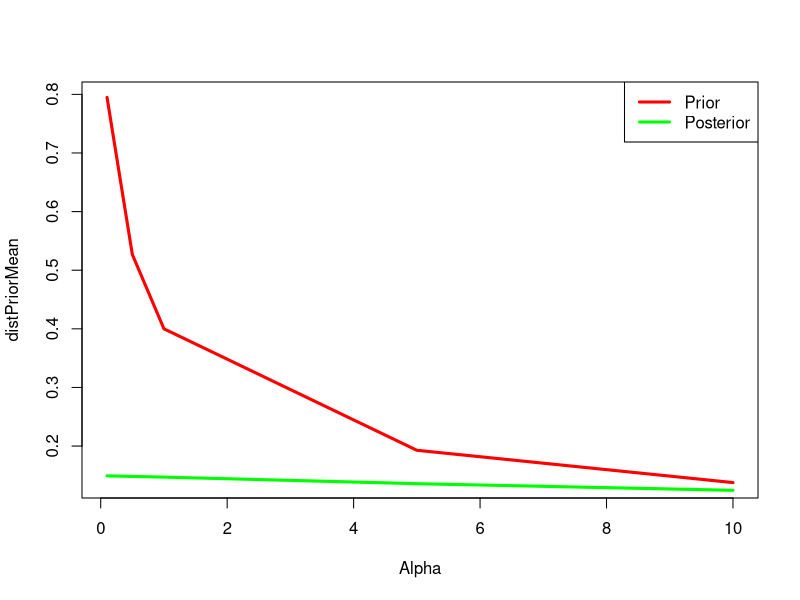

Here is the R script that generated this plot:
library(quadprog)

rDirichlet = function(n, alpha){
  l = length(alpha)
  x = matrix(rgamma(l * n, alpha), ncol = l, byrow = TRUE)
  sm = rowSums(x)
  return(x/sm)
}

k = c(59,48,44,43,25, 21,14,4,46,44, 54,49,48,47,64, 58,32,30,31,41)
X = matrix(k, 4,5)  #note: **NOT** byrow=T

E = matrix(0,4,20)   # Equality restriction matrix E
for (i in 1:4) {E[i,seq(i,20,4)] = 1}

IE = matrix(0,12,20) # Inequality restriction matrix E
for (i in 1:3){
 for (j in 1:4){
   m = matrix(0,4,5)
   m[i,1:j] = 1
   m[(i+1),1:j] = -1
   ind = 4*(i-1)+j
   IE[ind,] = c(m)
 }
}
A = rbind(E, -IE) # Total matrix
bvec = c(rep(1,4),rep(0,12))


Dmat = diag(length(k))
Amat = t(A)
a = 1 


# Generate posterior samples:
N = 8000
piPost = array(0,dim=c(4,5,N))
for (i in 1:4){
  piPost[i,,] = t(rDirichlet(N, alpha = (X[i,]+a)))
}
piPostMean = apply(piPost, c(1,2), mean)

# Project posterior samples:
piPostProj = array(0,dim=c(4,5,N))
distPost = double(N)
for (n in 1:N){
  sol = solve.QP(Dmat, c(piPost[,,n]), Amat, bvec, meq = 4)$solution
  piPostProj[,,n] = matrix(sol,4,5)
  distPost[n] = norm(piPost[,,n]-piPostProj[,,n], type = "F")
}
piPostProjMean = apply(piPostProj, c(1,2), mean)

# Bias:
predicted_means = array(0,dim=c(4,5))
for (i in 1:4){predicted_means[i,] = rowSums(X)[i]*piPostMean[i,]}
mean(abs(X-predicted_means))

predicted_means_proj = array(0,dim=c(4,5))
for (i in 1:4){
  predicted_means_proj[i,] = rowSums(X)[i]*piPostProjMean[i,]
}
mean(abs(X-predicted_means_proj))









# ================================================================================================
# ================================================================================================

# OTHER STUFF

## Generate prior samples:
piPrior = array(0,dim=c(4,5,N))
for (i in 1:4){
  piPrior[i,,] = t(rDirichlet(N, alpha = rep(a,5)))
}

# Find prior mean:
piPriorMean = apply(piPrior,1:2, mean)
piPriorCum = t(apply(matrix(piPriorMean, 4, 5), 1, cumsum)) # Sanity check: Last column is 1

# Project prior samples:
piPriorProj = array(0,dim=c(4,5,N))
distPrior = double(N)
for (n in 1:N){
  temp = c(piPrior[,,n])
  sol = solve.QP(Dmat, temp, Amat, bvec, meq = 4)$solution
  piPriorProj[,,n] = matrix(sol,4,5)
  
  distPrior[n] = norm(piPrior[,,n]-piPriorProj[,,n], type = "F")
}


piPostProjLow = apply(piPostProj, 1:2, function(i)quantile(i, probs = c(.025)))
piPostProjHigh = apply(piPostProj, 1:2, function(i)quantile(i, probs = c(.975)))

piPostProjCum = t(apply(matrix(piPostProjMean,4, 5), 1, cumsum)) # Sanity check: Last column is 1


## Cumulative odds ratio

# Posterior CU
CUPost = array(0, dim=c(3,4,N))
for (n in 1:N){
  tempCU = t(apply(piPost[,,n], 1, cumsum))
  for(i in 1:3){
    CUPost[i,,n] = tempCU[i,1:4]/tempCU[(i+1),1:4]
  }
}

CUPostMean = apply(CUPost, 1:2, mean)
CUPostLow = apply(CUPost, 1:2, function(i)quantile(i, probs = c(.025)))
CUPostHigh = apply(CUPost, 1:2, function(i)quantile(i, probs = c(.975)))

# Projected CU
CUPostProj = array(0, dim=c(3,4,N))
for (n in 1:N){
  tempCU = t(apply(piPostProj[,,n], 1, cumsum))
  for(i in 1:3){
    CUPostProj[i,,n] = tempCU[i,1:4]/tempCU[(i+1),1:4]
  }
}

CUPostProjMean = apply(CUPostProj, 1:2, mean)
CUPostProjLow = apply(CUPostProj, 1:2, function(i)quantile(i, probs = c(.025)))
CUPostProjHigh = apply(CUPostProj, 1:2, function(i)quantile(i, probs = c(.975)))







# Plotting mean of $tau^2$ under a sequence of alpha values
Alpha = c(0.1, 0.5, 1, 5, 10)
distPriorMean = distPostMean = double(length(Alpha))
count = 1
for (a in Alpha){
  print(a)
  N = 10000
  
  # Prior
  piPrior = array(0,dim=c(4,5,N))
  for (i in 1:4){
    piPrior[i,,] = t(rDirichlet(N, alpha = rep(a,5)))
  }
  ## Projected probability
  piPriorProj = array(0,dim=c(4,5,N))
  distPrior = double(N)
  for (n in 1:N){
    temp = c(piPrior[,,n])
    sol = solve.QP(Dmat, temp, Amat, bvec, meq = 4)$solution
    piPriorProj[,,n] = matrix(sol,4,5)
    
    distPrior[n] = norm(piPrior[,,n]-piPriorProj[,,n], type = "F")
  }
  distPriorMean[count] = mean(distPrior)
  
  # Posterior
  piPost = array(0,dim=c(4,5,N))
  for (i in 1:4){
    piPost[i,,] = t(rDirichlet(N, alpha = (X[i,]+a)))
  }
  ## Projected probability
  piPostProj = array(0,dim=c(4,5,N))
  distPost = double(N)
  for (n in 1:N){
    temp = c(piPost[,,n])
    sol = solve.QP(Dmat, temp, Amat, bvec, meq = 4)$solution
    piPostProj[,,n] = matrix(sol,4,5)
    
    distPost[n] = norm(piPost[,,n]-piPostProj[,,n], type = "F")
  }
  distPostMean[count] = mean(distPost)
  
  count = count + 1
}

plot(Alpha, distPriorMean, type="l", col="red", lwd = 3)
lines(Alpha, distPostMean, col="green", lwd = 3)
legend("topright", c("Prior", "Posterior"), lty = c(1,1), lwd = c(3,3), col=c("red","green"))


